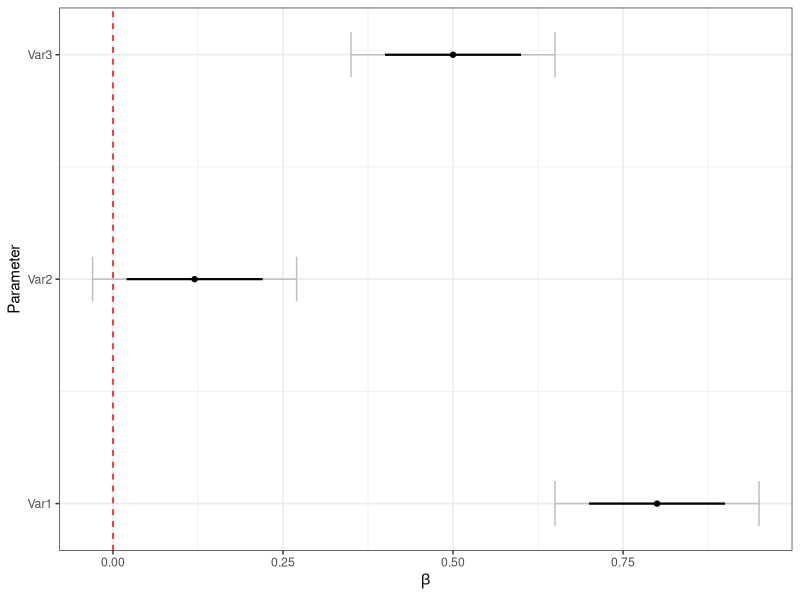

Write R code to recreate this figure.
library(dplyr)
library(ggplot2)

data.frame(x = 1:3, est = c(0.8, 0.12, 0.5)) %>% 
  mutate(lwr90 = est - 0.1,
         upr90 = est + 0.1,
         lwr95 = est - 0.15,
         upr95 = est + 0.15) %>% 
  ggplot(aes(x = est, y = x)) +
  geom_errorbar(aes(xmin = lwr95, xmax = upr95), col = "gray", 
                linewidth = 0.5, width = 0.2) +
  geom_errorbar(aes(xmin = lwr90, xmax = upr90), col = "black", 
                linewidth = 0.75, width = 0.0) +
  geom_point() +
  geom_vline(xintercept = 0, color = "red", linetype = "dashed") +
  xlab(expression(beta)) +
  scale_y_continuous(name = "Parameter",
                     breaks = c(1, 2, 3),
                     labels = c("Var1", "Var2", "Var3")) +
  theme_bw()

